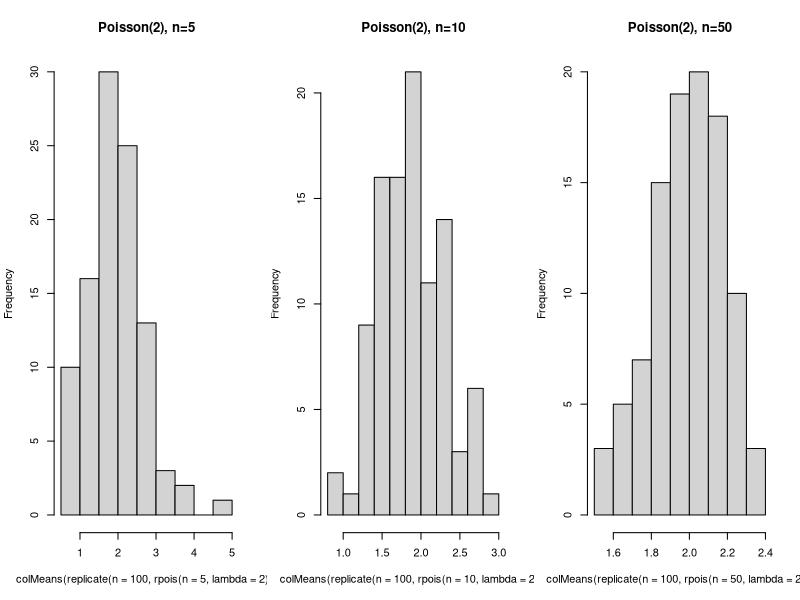
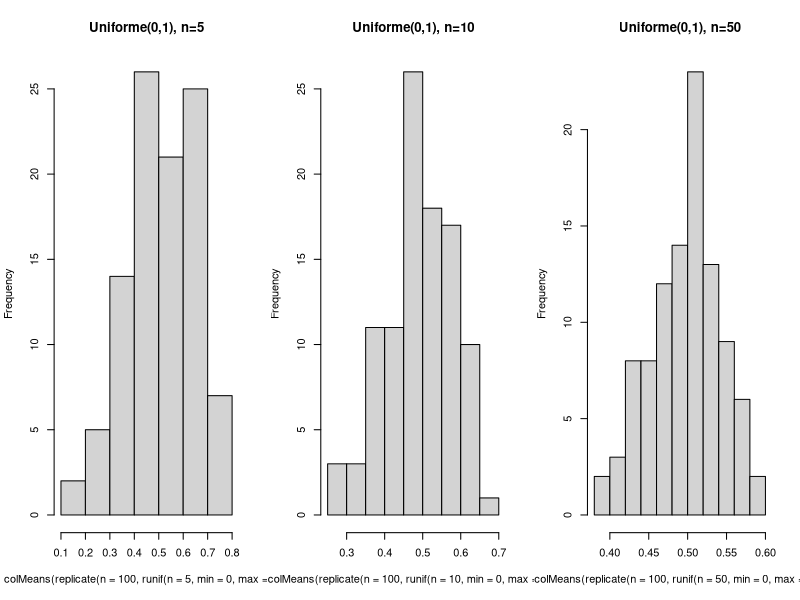

Source code (R) for these figures, in order:
## ---- chunk 1
knitr::opts_chunk$set(echo = TRUE)
## ---- chunk 2
par(mfrow=c(1,3))
hist( colMeans( replicate( n = 100, rpois( n = 5, lambda = 2))), main="Poisson(2), n=5")
hist( colMeans( replicate( n = 100, rpois( n = 10, lambda = 2))), main="Poisson(2), n=10")
hist( colMeans( replicate( n = 100, rpois( n = 50, lambda = 2))), main="Poisson(2), n=50")
## ---- chunk 3
par(mfrow=c(1,3))
hist( colMeans( replicate( n = 100, runif( n = 5, min = 0, max = 1))), main="Uniforme(0,1), n=5")
hist( colMeans( replicate( n = 100, runif( n = 10, min = 0, max = 1))), main="Uniforme(0,1), n=10")
hist( colMeans( replicate( n = 100, runif( n = 50, min = 0, max = 1))), main="Uniforme(0,1), n=50")
